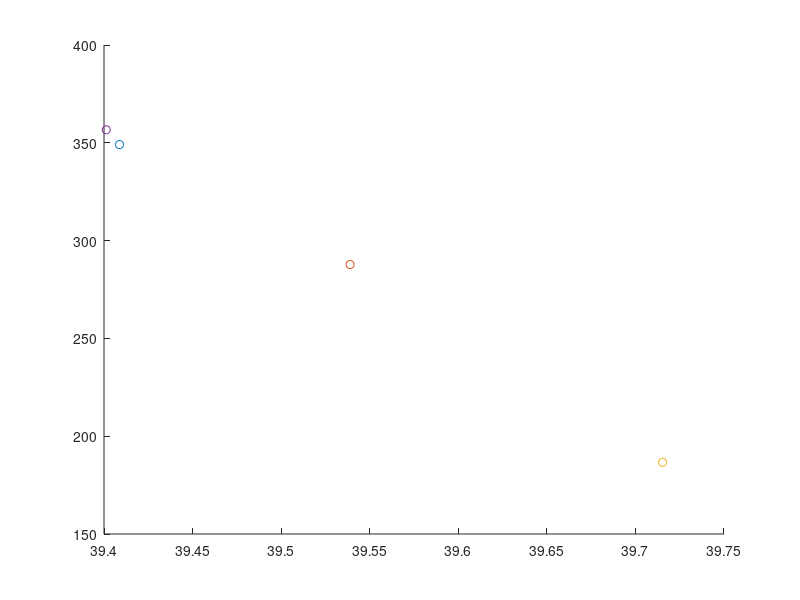

Reproduce this figure in MATLAB.
clc
clear

% Weight & Balance Estimation for Transport Aircraft

% Variable Definitions:
A = 8.77; %- Wing aspect ratio (unitless)
Ah = 5.8; %- Horizontal tailplane aspect ratio (unitless)
Av = 5.8; %- Vertical tailplane aspect ratio (unitless)
Afc = 3887.9244; %- Cargo hold floor area (ft^2), set to 0 initially, replace with actual value
Bw = 213.2; %- Wing span (ft), set to 0 initially, replace with actual value
Bh = 51; % - Horizontal tailplane span (ft)
D = 20.8; %- Maximum fuselage diameter (ft), set to 0 initially, replace with actual value
Fw = 14.7638; %- Fuselage width at horizontal tail intersection (ft), set to 0, replace as needed
HtHv = 0; % - Location of horizontal tailplane on vertical tail (0 for fuselage-mounted, 1 for T-tail)
Kbuf = 5.68; %- Factor for range; 1.02 for short ranges, 5.68 for very long ranges
Kdoor = 1; %- Door factor, 1.0 if no cargo door, 1.06 for one side cargo door, 1.12 for aft clamshell
Klav = 1.11; %- Lavatory factor, 1.11 for long range, 0.31 for short range, 3.9 for business jets
KLg = 1.12; % - Landing gear factor, 1.12 if fuselage mounted, 1.0 otherwise
Kmp = 1; %- Kneeling main gear factor, 1.126 for kneeling gear, 1.0 otherwise
Kng = 1.017; %- Nacelle factor, 1.017 for pylon mounted nacelle, 1.0 otherwise
Knp = 1; %- Nose gear factor, 1.15 for kneeling nose gear, 1.0 otherwise
Kr = 1; %      - Engine factor, 1.133 for reciprocating engines, 1.0 otherwise
Ktp = 1; %- Turboprop factor, 0.793 for turboprop, 1.0 otherwise
Kuht = 1; %- Factor for all-moving tail, 1.143 for all-moving, 1.0 otherwise
L = 246.063; %- Fuselage structural length (ft), to be assigned
La = 250; %       - Electrical routing distance; generators to avionics to cockpit (ft)
Lec = 800; %        - Engine controls routing distance; engine to cockpit - total if multi-engine (ft)
Lf = 264.4357; %- Total fuselage length (ft)
Lht = 121.4; %    - Length from wing aerodynamic center to horizontal tail aerodynamic center (ft)
Lm = 160; %         - Main landing gear length (inches)
Ln = 120; %         - Nose landing gear length (inches)
Lvt = 114.8; %    - Length from wing aerodynamic center to vertical tail aerodynamic center (ft)
Ky = 0.238 * Lht; % - Aircraft pitching radius of gyration, approx. 0.3*Lht (ft)
Kz = Lvt; % - Aircraft yaw radius of gyration, approx. Lvt (ft)
Nc = 12; %       - Number of crew, typically set as required by the design
Nen = 4; %     - Number of engines
Nf = 5; %     - Number of control functions, typically 4-7
Ngear = 2.85; % - Gear load ratio, typically 2.7-3 for commercial aircraft
Ngen = 5; %    - Number of generators, typically equal to Nen
Nl = 1.5 * Ngear; %    - Ultimate landing gear load factor, typically 1.5*Ngear
NLt = 17.4; %- Nacelle length (ft)
Nm = 1; % - Number of mechanical functions performed by controls, usually 0-2
Nmss = 4; %       - Number of main gear shock struts
Nmw = 16; %     - Number of main wheels
Nnw = 2; %     - Number of nose wheels
Np = 516; % - Total number of persons onboard (crew + passengers)
Nseat = 516; %- Number of seats of given type
Nt = 5; % - Total number of fuel tanks
Nw = 6.9; % - Nacelle width (ft)
Nz = 1.5*2.5; %- Ultimate load factor, typically 1.5 * limit load factor
Rkva = 50; % - Electrical system rating, usually 40-60 kVA for transports
Scs = 540; %    - Total control surface area (ft^2)
Scsw = 530; %   - Area of wing-mounted control surfaces (ft^2)
Se = 100; %    - Elevator area (ft^2)
Sf = 37027; %- Fuselage wetted area (ft^2)
Sht = 1039.8; %     - Horizontal tailplane area (ft^2)
Sn = 650; %     - Nacelle wetted area (ft^2)
Sw = 5188.2; %- Reference wing area (ft^2)
Svt = 433.6; %      - Vertical tailplane area (ft^2)
tc_root = 0.14; %- Wing root thickness-to-chord rEngineWenatio
tc_rootv = 0.12; %- Vertical tailplane root thickness-to-chord ratio
Vi = 59438.7; %- Integral fuel tank volume (gal)
Vp = 0; % - Self-sealing tank volume (gal)
Vpr = 150000; %     - Volume of pressurized sections (ft^3)
Vs = 231.6; %- Landing stall speed (ft/s)
Vt = Vi +Vp; %- Total volume of fuel tanks (gal)
WAPU = 500; %- Uninstalled APU weight (lb)
Wc = 0; % - Maximum cargo weight (lb)
Wdg = 859928.486; % - Design gross weight (lb)
Wen = 13552; %- Engine weight (lb)
Wenc = 19841.6; %- Weight of engine and contents (lb)
Wl = 859928.486; %- Landing design gross weight (lb)
Wseat = 13; %- Weight of single seat (lb)
Wuav = 1100; % - Uninstalled avionics weight, typically 800-1400 lb
lambda = 0.25; %- Wing taper ratio
Lambda = 0.464; %- Wing quarter chord sweep angle (radians)
Lambda_ht = 0.26; %- Horizontal tailplane quarter chord sweep (radians)
Lambda_vt = 0.26; %- Vertical tailplane quarter chord sweep (radians)
g = 32.18504;
Iy = Wdg * Ky ^ 2 / g; %- Pitching moment of inertia (lb*ft^2), approximated as Wo*Ky^2/g
Kws = 0.75 * ((1 + 2 * lambda) / (1 + lambda)) * Bw * tan(Lambda) / L; % - Wing sweep factor, calculated as 0.75 * [(1 + 2*lambda)/(1 + lambda)] * Bw * tan(Lambda) / L

% % Default values for unspecified variables (set to zero, modify as needed):
% A = 0; % Wing aspect ratio
% Ah = 0; % Horizontal tailplane aspect ratio
% Av = 0; % Vertical tailplane aspect ratio
% Bw = 0; % Wing span in ft
% D = 0; % Fuselage diameter in ft
% % ... Continue initializing all variables used in equations as above

% Begin Calculations
% 1. Aircraft Wing Weight
% Wdg = 0; % Design gross weight, replace with actual value
% Nz = 0; % Ultimate load factor, typically 1.5 * limit load factor
% Sw = 0; % Reference wing area, replace with actual value
% A = 0; % Aspect ratio of the wing
% lambda = 0; % Wing taper ratio
% Scsw = 0; % Area of wing-mounted control surfaces
% Lambda = 0; % Wing quarter chord sweep (radians)
% tc_root = 0; % Wing root thickness-to-chord ratio


% Equation for Wing Weight (Ww)
CGw = 39.6; % Wing CG location (m)
Zw = -1.83;
Ww = (0.78 * 0.0051 * (Wdg * Nz) ^ 0.557 * Sw ^ 0.649 * A ^ 0.5 * (1 + lambda) ^ 0.1 * ...
    Scsw ^ 0.1 )/ (cos(Lambda) * (tc_root) ^ 0.4); % Wing Weight
% Comment: Replace variables with actual values as needed.

% engine weight
CGeng = CGw - 0.7;
Zeng = -4.5;
W_engines = Nen * Wen;

% 2. Horizontal Tailplane Weight (Wht)
% Kuht = 1; % Factor for all-moving tail, typically 1.143 for all-moving, 1.0 otherwise
% Sht = 0; % Horizontal tailplane area in ft^2
% Ky = 0; % Aspect ratio of the horizontal tail
% Fw = 0; % Fuselage width at horizontal tail intersection
% Bh = 0; % Horizontal tailplane span in ft
% Lht = 0; % Length from wing aerodynamic center to horizontal tail aerodynamic center
% Lambda_ht = 0; % Horizontal tail quarter-chord sweep (radians)
CGht = 72.1;
Zht = 1.55;
Wht = 0.75 * 0.0379 * Kuht * Wdg ^ 0.639 * Nz ^ 0.1 * Sht ^ 0.75 * Ky ^ 0.704 * ...
    Ah ^ 0.166 * (1 + Se / Sht) ^ 0.1 / ((1 + Fw / Bh) ^ 0.25 * Lht * cos(Lambda_ht));
% Comment: Replace with actual values for Wht calculation.

% 3. Vertical Tailplane Weight (Wvt)
% HtHv = 0; % Location factor, 0.0 for fuselage mounted, 1.0 for T-tail
% Svt = 0; % Vertical tailplane area in ft^2
% Av = 0; % Vertical tailplane aspect ratio
% Lvt = 0; % Length from wing aerodynamic center to vertical tail aerodynamic center
% Lambda_vt = 0; % Vertical tail quarter-chord sweep (radians)
% tc_rootv = 0; % Vertical tail root thickness-to-chord ratio
CGvt = 71.1;
Zvt = 4.64;
Wvt = 0.75 * 0.0026 * (1 + HtHv) ^ 0.225 * Wdg ^ 0.556 * Nz ^ 0.536 * Svt ^ 0.5 * ...
    Ky ^ 0.875 * Av ^ 0.35 * Lvt ^ 0.5 * cos(Lambda_vt) * (tc_rootv) ^ 0.5;
% Comment: Replace variables for accurate vertical tail weight estimation.

% Continue defining
% Continue defining remaining equations based on the document

% 4. Fuselage Weight (Wfus)
% Sf = 0; % Fuselage wetted area (ft^2)
% L_D = 0; % Lift-to-drag ratio, typically 10-20 for transport aircraft
CGfus = L * 0.435 / 3.281;
Zfus = 0;
Wfus = 0.85 * 0.3280 * Kdoor * KLg * (Wdg * Nz) ^ 0.5 * L ^ 0.25 * Sf ^ 0.302 * ...
    (1 + Kws) ^ 0.04 * (L/D) ^ 0.1;
% Comment: Replace variables with actual values for fuselage weight.

% 5. Main Landing Gear Weight (Wmlg)
% Lm = 0; % Main landing gear length (inches)
% Nmss = 0; % Number of main gear shock struts
% Nmw = 0; % Number of main wheels
% Vs = 0; % Landing stall speed (ft/s)
CGmlg = 43;
Zmlg = -6.33;
Wmlg = 0.88 * 0.0106 * Kmp * Wl ^ 0.888 * Nl ^ 0.25* Lm ^ 0.4 *Nmw^0.321 * Vs ^ 0.1 / (Nmss ^ 0.5);
% Comment: Replace values for main landing gear weight.

% 6. Nose Landing Gear Weight (Wnlg)
% Ln = 0; % Nose landing gear length (inches)
% Nnw = 0; % Number of nose wheels
CGnlg = 7;
Znlg = -6.33;
Wnlg = 0.88 * 0.032 * Knp * Wl ^ 0.646 * Nl ^ 0.2 * Ln ^ 0.5 * Nnw ^ 0.45;
% Comment: Replace variables with actual values for nose landing gear weight.

% 7. Nacelle Weight (Winl)
% NLt = 0; % Nacelle length (ft)
% Nw = 0; % Nacelle width (ft)
% Wenc = 0; % Weight of engine and contents (lb)
% Sn = 0; % Nacelle wetted area (ft^2)
CGinl = 38.12;
Zinl = Zeng;
Winl = 0.85 * 0.6724 * Kng * NLt ^ 0.1 * Nw ^ 0.294 * Nz ^ 0.119 * Wenc ^ 0.611 *Nen^0.984* Sn ^ 0.224;
% Comment: Replace values for nacelle weight.

% 8. Engine Controls Weight (Wec)
% Lec = 0; % Engine control routing distance (ft)
CGec = CGeng;
Zec = Zeng;
Wec = 5 * Nen + 0.8 * Lec;
% Comment: Weight of engine controls; set Nen and Lec as needed.

% 9. Engine Starter Weight (Wes)
% Wen = 0; % Engine weight (lb)
CGes = CGeng;
Zes = Zeng;
Wes = 49.19 * (Nen * Wen / 1000) ^ 0.541;
% Comment: Engine starter weight; specify engine weight and number of engines.

% 10. Fuel System Weight (Wfs)
% Vt = 0; % Total volume of fuel tanks (gal)
% Nt = 0; % Number of fuel tanks
% Vp = 0; % Self-sealing tank volume (gal)
% Vi = 0; % Integral fuel tank volume (gal)
CGfs = 39.5;
Zfs = -2.01;
Wfs = 2.405 * Vt ^ 0.606 * Nt ^ 0.5 * (1 + Vp / Vt) / (1 + Vi / Vt);
% Comment: Fuel system weight; define fuel volumes and tank counts.

% 11. Flight Controls Weight (Wfc)
% Scs = 0; % Total control surface area (ft^2)
% Iy = 0; % Pitching moment of inertia (lb*ft^2), usually ≈ Wdg * Ky^2 / g
% Nm = 0; % Number of mechanical functions performed by controls
CGfc = 50;
Zfc = -1;
Wfc = 145.9 * Nf ^ 0.554 * Scs ^ 0.2 * (Iy * 1e-6) ^ 0.07 / (1 + Nm / Nf);
% Comment: Flight controls weight; specify control surface area and inertia.

% 12. Installed APU Weight (WAPUinst)
% WAPU = 0; % Uninstalled APU weight (lb)
CGapu = 75;
Zapu = 1.34;
WAPUinst = 2.2 * WAPU;
% Comment: Installed APU weight; specify WAPU.

% 13. Instruments Weight (Winstr)
% Kr = 1; % Engine type factor, 1.133 for reciprocating engines, 1.0 otherwise
% Ktp = 1; % Turboprop factor, 0.793 for turboprop, 1.0 otherwise
CGinstr = 4;
Zinstr = 0;
Winstr = 4.509 * Kr * Ktp * Nc ^ 0.541 * Nen * (Lf + Bw) ^ 0.5;
% Comment: Instrument weight; define factors, number of crew, and dimensions.

% 14. Hydraulic System Weight (Whydr)
CGhydr = 50;
Zhydr = -1;
Whydr = 0.2673 * Nf * (Lf + Bw) ^ 0.937;
% Comment: Hydraulic system weight; replace Nf, Lf, Bw as needed.

% 15. Electrical System Weight (Wel)
% Rkva = 0; % System electrical rating (kVA)
CGel = 45;
Zel = -1;
Wel = 7.291 * Rkva ^ 0.782 * La ^ 0.346 * Ngen ^ 0.1;
% Comment: Electrical system weight; set electrical rating and routing distance.

% 16. Avionics Weight (Wav)
% Wuav = 0; % Uninstalled avionics weight, typically 800-1400 lb
CGav = 5;
Zav = 0;
Wav = 1.73 * Wuav ^ 0.983;
% Comment: Avionics weight; specify Wuav.

% 17. Furnishings Weight (Wfurn)
% Nseat = 0; % Number of seats
% Wseat = 0; % Weight of single seat, e.g., 60 lb for flight deck, 32 lb for passenger
% Klav = 0; % Lavatory factor
% Kbuf = 0; % Buffer factor for furnishings
CGfurn = CGfus;
Zfurn = 1;
Wfurn = 0.0577 * Nc ^ 0.1 * Wc ^ 0.393 * Sf ^ 0.75 + Nseat * Wseat + Klav * Np ^ 1.33 + Kbuf * Np ^ 1.12;
% Comment: Furnishings weight; define seating and comfort parameters.

% 18. Air-Conditioning Weight (Wac)
% Vpr = 0; % Volume of pressurized sections (ft^3)
CGac = CGfus;
Zac = 2.5;
Wac = 62.36 * Np ^ 0.25 * (Vpr * 1e-3) ^ 0.604 * Wuav ^ 0.1;
% Comment: Air-conditioning weight; specify volumes and number of persons.

% 19. Anti-Icing System Weight (Wai)
CGai = CGw - 1;
Zai = Zw;
Wai = 0.002 * Wdg;
% Comment: Anti-icing system weight; set Wdg.

% 20. Handling Gear Weight (Whg)
CGwhg = 0;
Whg_civilian = 0; % Civilian handling gear weight
% Afc = 0; % Cargo hold floor area (ft^2)
CGmil = 35;
Whg_military = 0; % Military handling gear weight

% Final output
% Display calculated weights for verification:
disp(['Wing Weight (Ww): ', num2str(Ww*0.453592)]);
disp(['Horizontal Tailplane Weight (Wht): ', num2str(Wht*0.453592)]);
disp(['Vertical Tailplane Weight (Wvt): ', num2str(Wvt*0.453592)]);
disp(['Fuselage Weight (Wfus): ', num2str(Wfus*0.453592)]);
disp(['Main Landing Gear Weight (Wmlg): ', num2str(Wmlg*0.453592)]);
disp(['Nose Landing Gear Weight (Wnlg): ', num2str(Wnlg*0.453592)]);
disp(['Nacelle Weight (Winl): ', num2str(Winl*0.453592)]);
disp(['Engine Controls Weight (Wec): ', num2str(Wec*0.453592)]);
disp(['Engine Starter Weight (Wes): ', num2str(Wes*0.453592)]);
disp(['Fuel System Weight (Wfs): ', num2str(Wfs*0.453592)]);
disp(['Flight Controls Weight (Wfc): ', num2str(Wfc*0.453592)]);
disp(['Installed APU Weight (WAPUinst): ', num2str(WAPUinst*0.453592)]);
disp(['Instruments Weight (Winstr): ', num2str(Winstr*0.453592)]);
disp(['Hydraulic System Weight (Whydr): ', num2str(Whydr*0.453592)]);
disp(['Electrical System Weight (Wel): ', num2str(Wel*0.453592)]);
disp(['Avionics Weight (Wav): ', num2str(Wav*0.453592)]);
disp(['Furnishings Weight (Wfurn): ', num2str(Wfurn*0.453592)]);
disp(['Air-Conditioning Weight (Wac): ', num2str(Wac*0.453592)]);
disp(['Anti-Icing System Weight (Wai): ', num2str(Wai*0.453592)]);
disp(['Civilian Handling Gear Weight (Whg_civilian): ', num2str(Whg_civilian*0.453592)]);
disp(['Military Handling Gear Weight (Whg_military): ', num2str(Whg_military*0.453592)]);
disp(['Engine Weight (W_engines): ', num2str(W_engines*0.453592)]);

% get total weight
Wtotal = Ww + Wht + Wvt + Wfus + Wmlg + Wnlg + Winl + Wec + Wes + Wfs + ...
    Wfc + WAPUinst + Winstr + Whydr + Wel + Wav + Wfurn + Wac + Wai + ...
    Whg_civilian + Whg_military + W_engines;

Wtotal_tons = Wtotal / 2204;
disp(Wtotal_tons)

disp(['Total Weight (empty): ', num2str(Wtotal_tons), ' tons']);

% get cg
CGtotal = (Ww * CGw + Wht * CGht + Wvt * CGvt + Wfus * CGfus + Wmlg * CGmlg + ...
    Wnlg * CGnlg + Winl * CGinl + Wec * CGec + Wes * CGes + Wfs * CGfs + ...
    Wfc * CGfc + WAPUinst * CGapu + Winstr * CGinstr + Whydr * CGhydr + ...
    Wel * CGel + Wav * CGav + Wfurn * CGfurn + Wac * CGac + Wai * CGai + ...
    Whg_civilian * CGwhg + Whg_military * CGmil + W_engines * CGeng) / Wtotal;

disp(['Total x_cg (empty): ', num2str(CGtotal), ' m']);

% get z center of gravity

ZCGtotal = (Ww * Zw + Wht * Zht + Wvt * Zvt + Wfus * Zfus + Wmlg * Zmlg + ...
    Wnlg * Znlg + Winl * Zinl + Wec * Zec + Wes * Zes + Wfs * Zfs + ...
    Wfc * Zfc + WAPUinst * Zapu + Winstr * Zinstr + Whydr * Zhydr + ...
    Wel * Zel + Wav * Zav + Wfurn * Zfurn + Wac * Zac + Wai * Zai) / Wtotal;

disp(['Total z_cg (empty): ', num2str(ZCGtotal), ' m']);

% add fuel, pax, luggage
Wfuel = 170; % tons
Wpax = 38.7; % tons
Wluggage = 9.42; % tons

Wtotal_full = Wtotal_tons + Wfuel + Wpax + Wluggage;
disp(['Total Weight (full): ', num2str(Wtotal_full), ' tons']);


% get cg
CGfuel = CGfs; % m
CGpax = 40; % m
CGluggage = 40; % m
Zfuel = Zfs;
Zpax = 0.5;
Zluggage = -0.5;


%==================== FUEL TANK DISTRIBUTION ==============================
CG_iwtank = 36.553; % inner wing tank xcg (m)
CG_ftank = 33.39; % fuselage tank xcg (m)
CG_owtank = 42.01; % outer wing tank xcg (m)
CG_trimtank = 73; % trim tank xcg (m)

W_iwtank = 55.5; % inner wing tank fuel mass (tons)
W_ftank = 44.2; % fuselage tank fuel mass (tons)
W_owtank = 76.4; % outer wing tank fuel mass (tons)
W_trimtank = 4.824; % trim tank fuel mass (tons)

CG_fore = (CG_iwtank * W_iwtank + CG_ftank * W_ftank) / (W_iwtank + W_ftank);
W_fore = (W_iwtank + W_ftank);

CGfuel = (CG_iwtank * W_iwtank + CG_ftank * W_ftank + CG_owtank *...
    W_owtank + CG_trimtank * W_trimtank) / (W_iwtank + W_ftank...
    + W_owtank + W_trimtank);

CG_fuelled_front = (Wtotal_tons * CGtotal + W_fore * CG_fore + Wpax...
    * CGpax + Wluggage * CGluggage) / (Wtotal_tons + W_fore + Wpax + Wluggage);

CG_fuelled_aft = (Wtotal_tons * CGtotal + W_owtank * CG_owtank + Wpax...
    * CGpax + Wluggage * CGluggage) / (Wtotal_tons + W_owtank + Wpax + Wluggage);

CGtotal_full = (Wtotal_tons * CGtotal + Wfuel * CGfuel + Wpax * CGpax...
    + Wluggage * CGluggage) / Wtotal_full;
disp(['Total CG (full): ', num2str(CGtotal_full), ' m']);

CGempty_trimtank = (Wtotal_tons * CGtotal + W_trimtank * CG_ftank)...
    / (Wtotal_tons + W_trimtank);

zCGtotal_full = (Wtotal_tons * ZCGtotal + Wfuel * Zfuel + Wpax * Zpax...
    + Wluggage * Zluggage) / Wtotal_full;
disp(['Total z_cg (full): ', num2str(zCGtotal_full), ' m']);

%plotting the CG envelope

W_cruise_start= Wtotal_tons + 0.97*0.985*Wfuel + Wpax + Wluggage;
CG_cruise_start= (Wtotal_tons * CGtotal + 0.97*0.985*Wfuel * CGfuel + Wpax * CGpax + Wluggage * CGluggage) / W_cruise_start;
disp(['Total CG (cruise start): ', num2str(CG_cruise_start), ' m']);

W_cruise_end= Wtotal_tons + 0.97*0.985*0.6225*Wfuel + Wpax + Wluggage;
CG_cruise_end= (Wtotal_tons * CGtotal + 0.97*0.985*0.625*Wfuel * CGfuel + Wpax * CGpax + Wluggage * CGluggage) / W_cruise_end;
disp(['Total CG (cruise end): ', num2str(CG_cruise_end), ' m']);

Wtotal_nofuel= Wtotal_tons + Wpax + Wluggage;
disp(['Total Weight (no fuel): ', num2str(Wtotal_nofuel), ' tons']);
CGtotal_nofuel = (Wtotal_tons * CGtotal + Wpax * CGpax + Wluggage * CGluggage) / Wtotal_nofuel;
disp(['Total CG (no fuel): ', num2str(CGtotal_nofuel), ' m']);





figure
scatter(CG_cruise_start, W_cruise_start, 'green')
hold on
scatter(CG_cruise_end, W_cruise_end, 'blue')
scatter(CGtotal_nofuel, Wtotal_nofuel, 'red')
scatter(CGtotal_full, Wtotal_full, 'magenta')


% get Iyy using sum(Iyy) = sum(m * (x - x_cg)^2)
Iyy = Ww * (CGw - CGtotal)^2 + Wht * (CGht - CGtotal)^2 + Wvt * (CGvt - CGtotal)^2 + ...
    Wfus * (CGfus - CGtotal)^2 + Wmlg * (CGmlg - CGtotal)^2 + Wnlg * (CGnlg - CGtotal)^2 + ...
    Winl * (CGinl - CGtotal)^2 + Wec * (CGec - CGtotal)^2 + Wes * (CGes - CGtotal)^2 + ...
    Wfs * (CGfs - CGtotal)^2 + Wfc * (CGfc - CGtotal)^2 + WAPUinst * (CGapu - CGtotal)^2 + ...
    Winstr * (CGinstr - CGtotal)^2 + Whydr * (CGhydr - CGtotal)^2 + Wel * (CGel - CGtotal)^2 + ...
    Wav * (CGav - CGtotal)^2 + Wfurn * (CGfurn - CGtotal)^2 + Wac * (CGac - CGtotal)^2 + ...
    Wai * (CGai - CGtotal)^2 + Whg_civilian * (CGwhg - CGtotal)^2 + Whg_military * (CGmil - CGtotal)^2 + ...
    W_engines * (CGeng - CGtotal)^2 + Wfuel * (CGfuel - CGtotal_full)^2 + ...
    Wpax * (CGpax - CGtotal_full)^2 + Wluggage * (CGluggage - CGtotal_full)^2;

% convert from lb*m^2 to kg*m^2
Iyy = Iyy * 0.453592;

disp(['Iyy: ', num2str(Iyy), ' kg*m^2']);
